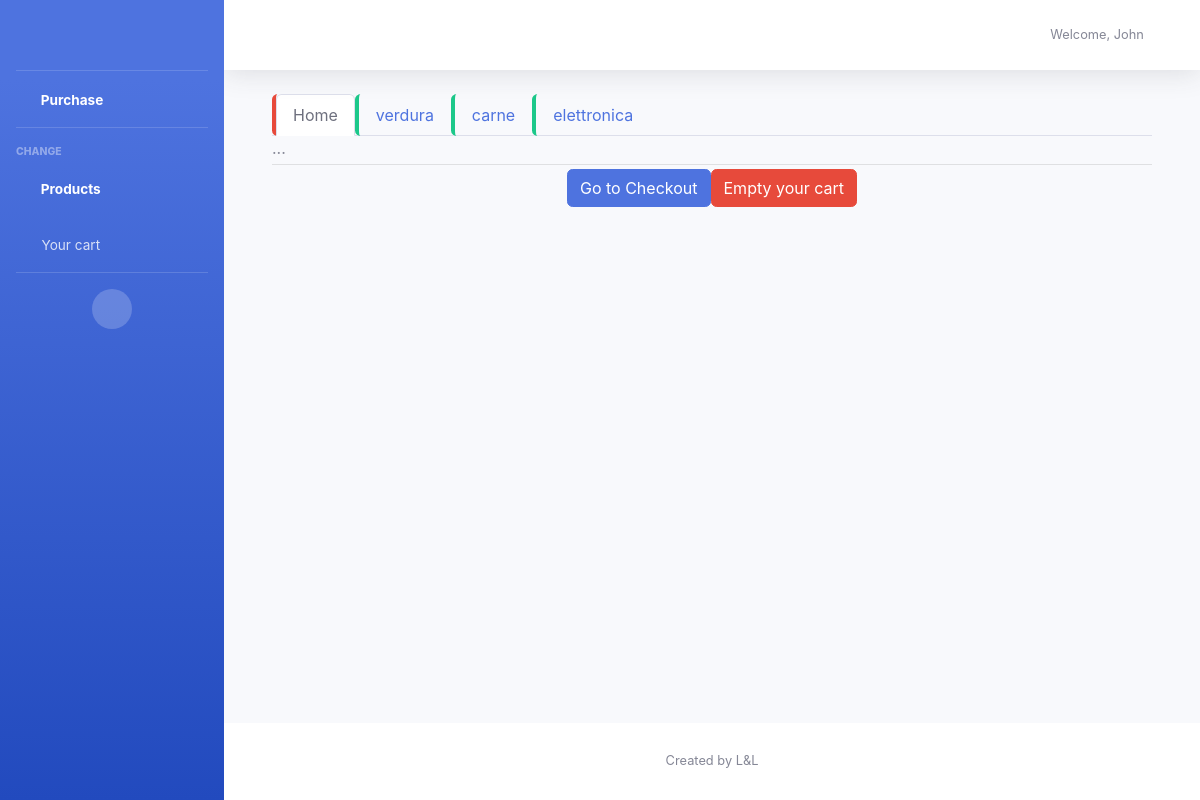
The app's page /fingerprintData/customer@example.com/fingerprint_access/purchase/, older data.
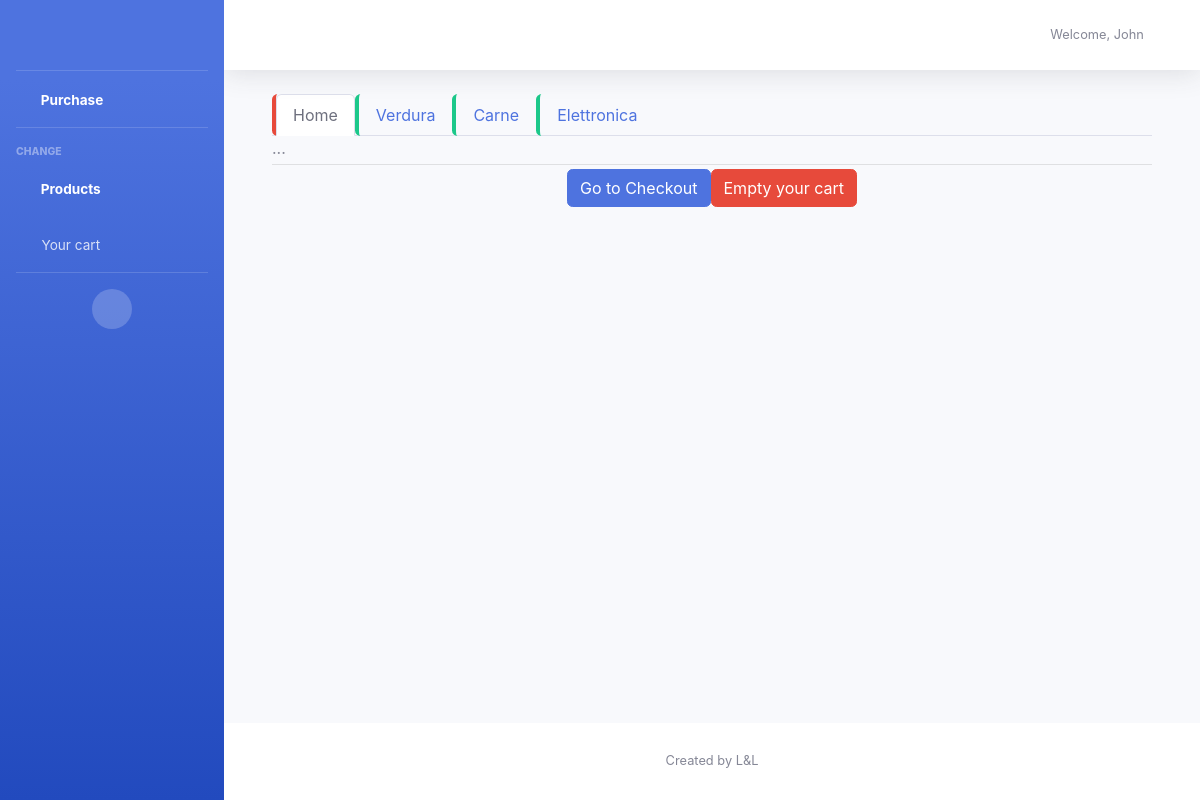
The same page, newer data.
### fingerprintData/models.py (models this page shows)
class Type(models.Model):
    type_id = models.AutoField(primary_key=True)
    type_description = models.CharField(max_length=200, blank=False, unique=True)
    def __str__(self):
        return self.type_description

### fingerprintData/views.py (the view)
# urls.py: path('<str:customer_email>/fingerprint_access/purchase/', views.purchase.as_view(), name='purchase'),
class purchase(View):
    def get(self, request, customer_email):
        customer = get_object_or_404(Customer, pk=customer_email, customer_admin=False)
        type_list = Type.objects.all()
        product_list = Product.objects.all()
        template = 'fingerprintData/purchase.html'
        return render(request, template, {'customer': customer,
                                          'types': type_list,
                                          'products': product_list})

### fingerprintData/templates/fingerprintData/purchase.html (shortened to what this page needs)
{% extends 'fingerprintData/page_template.html' %}
{% block activetitle %}Purchase{% endblock activetitle %}
{% block navlinks %}
    <li class="nav-item active">
        <a class="nav-link " href="javascript:void(0)" id="products-nav">
            <i class="fas fa-fw fa-folder"></i>
            <span> Products </span>
        </a>
    </li>
    <li class="nav-item">
        <a class="nav-link" href="javascript:void(0)" id="cart-nav">
            <i class="fas fa-fw fa-folder"></i>
            <span> Your cart </span>
        </a>
    </li>
{% endblock navlinks %}
{% block topbar %}
    <ul class="navbar-nav ml-auto">
        <li class="nav-item dropdown arrow ">
            <a class="nav-link dropdown-toggle" href="#" id="userDropdown" role="button"
               data-toggle="dropdown" aria-haspopup="true" aria-expanded="false">
                <span class="mr-2 d-lg-inline text-gray-600 small">Welcome, {{ customer.customer_name }}</span>
            </a>
        </li>
    </ul>
{% endblock topbar %}
{% block content %}
    {% load static %}
    {% block extracss %}
        <link href="{% static 'css/purchase.css' %}" rel="stylesheet" type="text/css">
    {% endblock %}
    {% if types %}
        <div class="container mx-0" id="purchase-panel">
            <ul class="nav nav-tabs" id="myTab" role="tablist">
                <li class="nav-item border-left-danger rounded">
                    <a class="nav-link active " id="home-tab" data-toggle="tab" href="#home" role="tab"
                       aria-controls="home"
                       aria-selected="true">Home</a>
                </li>
                {% for type in types %}
                    <li class="nav-item border-left-success rounded">
                        <a class="nav-link"
                           id="{{ type }}-tab"
                           data-toggle="tab"
                           href="#{{ type }}"
                           role="tab"
                           aria-controls="{{ type }}"
                           aria-selected="false">{{ type }}
                        </a>
                    </li>
                {% endfor %}
            </ul>
            <div class="tab-content" id="myTabContent">
                <div class="tab-pane fade show active" id="home" role="tabpanel" aria-labelledby="home-tab">...
                </div>
            </div>
            <hr class="sidebar-divider my-1">
            <div class="row justify-content-center text-center">
                <button id="checkout-btn" class="btn btn-primary"> Go to Checkout</button>
                <button id="empty-cart" class="btn btn-danger"> Empty your cart</button>
            </div>
        </div>
    {% endif %}
{% endblock content %}

Row changes from the older to the newer data that the page shows:
changed Type: type_description "verdura" → "Verdura"
changed Type: type_description "carne" → "Carne"
changed Type: type_description "elettronica" → "Elettronica"
